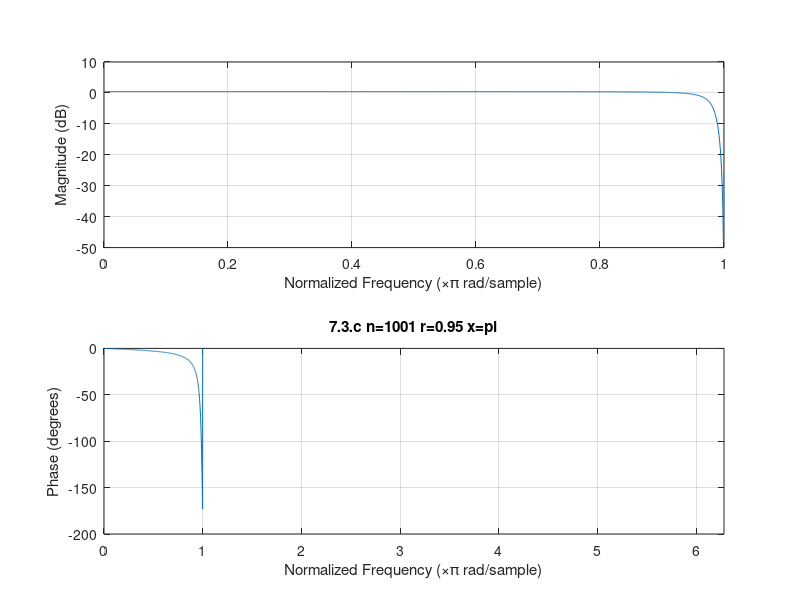

Recreate this plot in MATLAB.
%----------freqz()----------------
%-------r=0.95 x=pi------------- 
x=pi;
y=2*cos(x);
r=0.95;

a=[1 -y*r r*r];
b=[1 -y 1];

freqz(b,a,1001);
xlim([0,2*pi]);
title('7.3.c n=1001 r=0.95 x=pi');